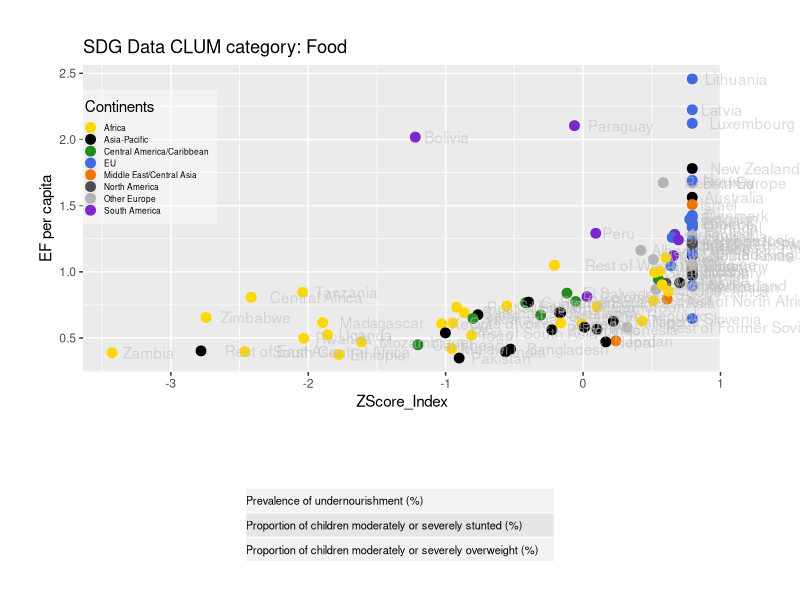
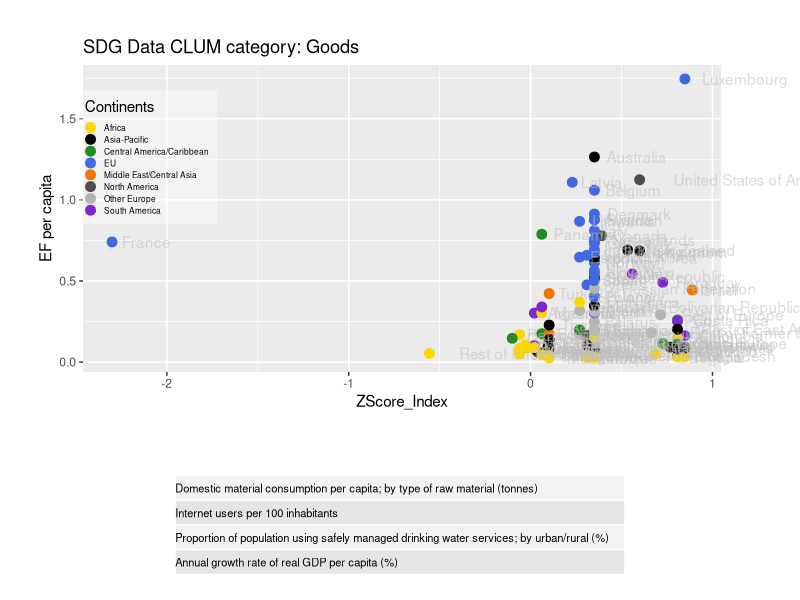
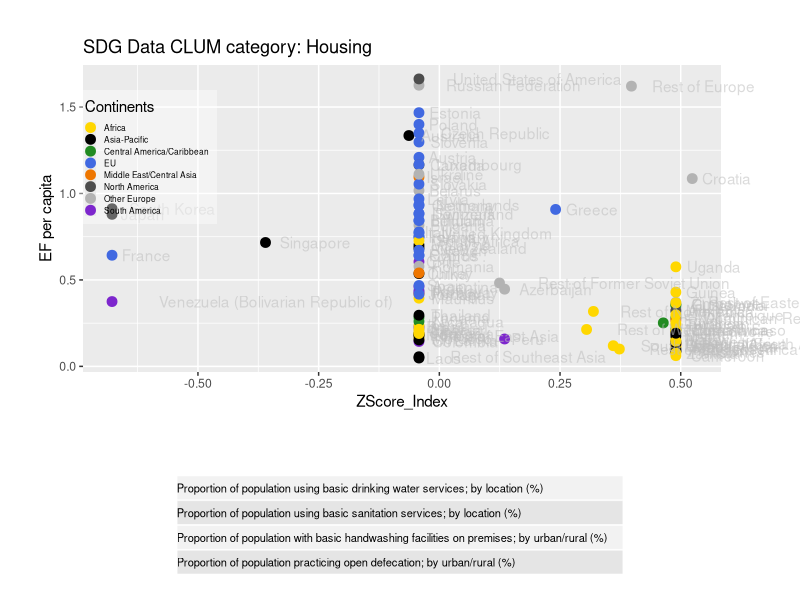
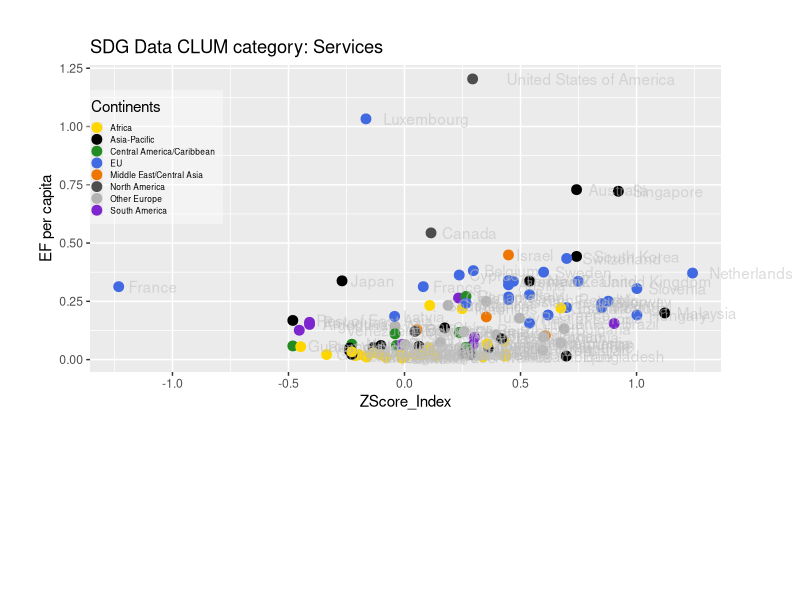

Reproduce these figures in R, in order. (Note: this script raises an error after producing the figures.)
library(ggplot2)
library(grid)
library(gridExtra)

#DONE, as a table on the graphic!!!!
#add data indicators used (probably just in powerpoint slides)
# move to function for plots (started at bottom)
# filter by quality score
# CLEAN UP!! (but could do more (eg. spellings w/o loop...))
# color points (by continent?)
# export for Powerpoint
#colours the same as EF
#Stablisize the colors by continent

"Set the minimum QScore to be included in the data"
QScoreMin <- 4

#Pull the data from csv files
EFWBData <- read.csv("NFA_WB_2017_CLUM.csv")
EFSDGData <- read.csv("NFA_SDG_2017_CLUM.csv")
IndicatorsDownloaded <- read.csv("IndicatorsDLed.csv")
SDGIndicatorsDownloaded <- read.csv("SDGIndicatorsDownloaded.csv")

#Pull the data from csv files
# EFWBData <- read.csv("./GFN_Data_Visualization/ScatterVisuals/NFA_WB_2017_CLUM.csv")
# EFSDGData <- read.csv("./GFN_Data_Visualization/ScatterVisuals/NFA_SDG_2017_CLUM.csv")
# IndicatorsDownloaded <- read.csv("./GFN_Data_Visualization/ScatterVisuals/IndicatorsDownloaded.csv")
# SDGIndicatorsDownloaded <- read.csv("./GFN_Data_Visualization/ScatterVisuals/SDGIndicatorsDownloaded.csv")

#color.codes<-as.character(c("#3399FF", "#FF0000", "#000000"))

#subetted data to plot
EFWBData11 <- subset(EFWBData,(EFWBData$year == 2011 & EFWBData$QScore > QScoreMin))
EFSDGData11 <- subset(EFSDGData,(EFSDGData$year == 2011 & EFSDGData$QScore > QScoreMin))

EFWBData11.Food <- subset(EFWBData11, EFWBData11$clum7_name == "Food")
EFWBData11.Goods <- subset(EFWBData11, EFWBData11$clum7_name == "Goods")
EFWBData11.Government <- subset(EFWBData11, EFWBData11$clum7_name == "Government")
EFWBData11.Housing <- subset(EFWBData11, EFWBData11$clum7_name == "Housing")
EFWBData11.PersonalTransportation <- subset(EFWBData11, EFWBData11$clum7_name == "Personal Transportation")
EFWBData11.Services <- subset(EFWBData11, EFWBData11$clum7_name == "Services")

EFSDGData11.Food <- subset(EFSDGData11, EFSDGData11$clum7_name == "Food")
EFSDGData11.Goods <- subset(EFSDGData11, EFSDGData11$clum7_name == "Goods")
EFSDGData11.Government <- subset(EFSDGData11, EFSDGData11$clum7_name == "Government")
EFSDGData11.GrossFixedCapitalFormation <- subset(EFSDGData11, EFSDGData11$clum7_name == "Gross Fixed Capital Formation")
EFSDGData11.Housing <- subset(EFSDGData11, EFSDGData11$clum7_name == "Housing")
EFSDGData11.PersonalTransportation <- subset(EFSDGData11, EFSDGData11$clum7_name == "Personal Transportation")
EFSDGData11.Services <- subset(EFSDGData11, EFSDGData11$clum7_name == "Services")

if (file.exists("Plots/")){
} else {
  dir.create("Plots/")
}


plotfunc <- function(data, title, CLUMcat, IndDL, height1, height2){
  myColors <-   c("gold","black", "forestgreen", "royalblue", "darkorange2", "grey30", "grey70", "purple3")
  names(myColors) <- levels(data$Continents)
  colScale <- scale_colour_manual(name = "Continents",values = myColors)
  p <- ggplot(data, aes(ZScore_Index, total , colour = Continents)) +
    geom_point(size = 3) +
    geom_text(label = data$GTAP_name,hjust=-.2, alpha=0.55, colour="grey") +
    colScale +
    labs(title = paste(title,"CLUM category:",data$clum7_name), y = "EF per capita") +
  theme(plot.margin = unit(c(1,2,1,1),"cm"), legend.position = c(.1,.7),
        legend.text = element_text(colour="black", size=6),
        legend.key.size = unit(.05,"cm"),
        legend.background = element_rect(fill=alpha ("white",0.4))) 
gt <- ggplot_gtable(ggplot_build(p)) 
gt$layout$clip[gt$layout$name == "panel"] <- "off" 


tb <- tableGrob(subset(IndDL[,3],IndDL$CLUM==CLUMcat),
                theme = ttheme_default(base_size=8,
                                       core = list(fg_params=list(hjust=0, x=0))))

plotname <- paste("Plots/",deparse(substitute(data)),".pdf", sep ="")
pdf(plotname,width=12,height=9,onefile = FALSE)
dev.off
grid.newpage()
grid.arrange(gt, tb, nrow=2, heights = c(height1, height2))
dev.off()
}

# change if no pause(waitlength) between charts wanted
peruse <- "no"
waitlength <- 6
pause <- function (secs){
  if (peruse=="yes"){Sys.sleep(secs)
  } else {
  }
}

#Plot and output all SDG Indicators 
plotfunc(EFSDGData11.Food,"SDG Data", "Food", SDGIndicatorsDownloaded, 1.5, .5)
pause(waitlength)
plotfunc(EFSDGData11.Goods,"SDG Data", "Goods",SDGIndicatorsDownloaded, 1.5, .5)
pause(waitlength)
plotfunc(EFSDGData11.Housing,"SDG Data", "Housing", SDGIndicatorsDownloaded, 1.5, .5)
pause(waitlength)
plotfunc(EFSDGData11.Services,"SDG Data", "Serivces", SDGIndicatorsDownloaded, 1.5, .5)
pause(waitlength)
plotfunc(EFSDGData11.PersonalTransportation,"SDG Data", "Transport", SDGIndicatorsDownloaded, 1.5, .5)
pause(waitlength)
plotfunc(EFSDGData11.Government,"SDG Data", "Government", SDGIndicatorsDownloaded, 1.5, .5)
pause(waitlength)
plotfunc(EFSDGData11.GrossFixedCapitalFormation,"SDG Data", "GFCF", SDGIndicatorsDownloaded, 1.5, .5)
pause(waitlength)

#Plot and output all WB Indicators
plotfunc(EFWBData11.Food,"World Bank Data", "Food",IndicatorsDownloaded, 1.5, .5)
pause(waitlength)
#Added manual line to IndicatorsDownloaded for WBGoods to work with function
plotfunc(EFWBData11.Goods,"World Bank Data", "Goods", IndicatorsDownloaded, 1.5, .5)
pause(waitlength)
plotfunc(EFWBData11.Services,"World Bank Data", "Services",IndicatorsDownloaded, 1, .8)
pause(waitlength)
plotfunc(EFWBData11.Housing,"World Bank Data", "Housing",IndicatorsDownloaded, 1.5, .5)
pause(waitlength)
plotfunc(EFWBData11.PersonalTransportation,"World Bank Data", "Personal Transportation",IndicatorsDownloaded, 1.5, .5)
pause(waitlength)
plotfunc(EFWBData11.Government,"World Bank Data", "Government",IndicatorsDownloaded, 1, 1)
pause(waitlength)
